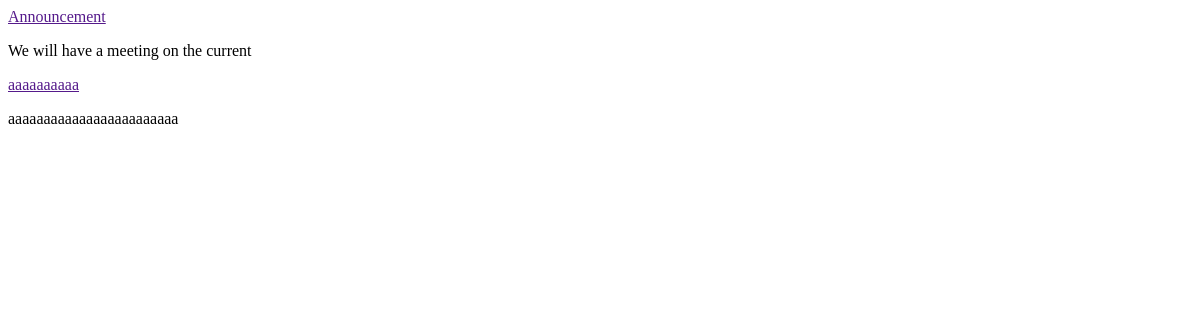
Before: / with the older database file.
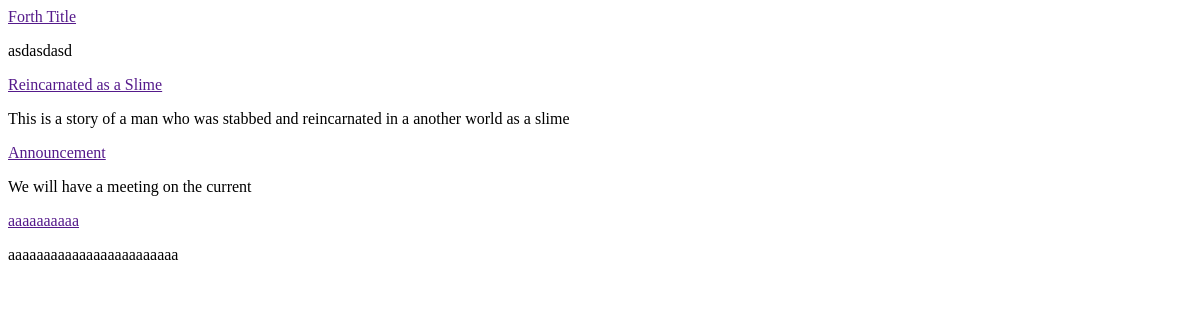
After: the same page with the newer database file.
### myblog/models.py (models this page shows, shortened)
class Post(models.Model):
    author = models.ForeignKey(settings.AUTH_USER_MODEL, on_delete=models.CASCADE)
    title = models.CharField(max_length=200)
    text = models.TextField()
    created_date = models.DateTimeField(default = timezone.now)
    published_date = models.DateTimeField(blank = True, null = True)

### myblog/views.py (the view)
# urls.py: path('', views.post_list, name = "post_list"),
def post_list(request):
    posts = Post.objects.all().order_by('published_date')#filter(published_date__lte = timezone.now()).order_by('published_date')
    return render(request, 'myblog/post_list.html', {'posts':posts})

### myblog/templates/myblog/post_list.html
{% for mypost in posts %}
    <div>
        <a href = "">{{ mypost.title }}</a>
        <p> {{ mypost.text }}</p>
    </div>
{% endfor %}

Changed rows visible on the page:
added Post: title "Forth Title", text "asdasdasd"
added Post: title "Reincarnated as a Slime", text "This is a story of a man who was stabbed and reincarnated in a another world as a slime"
